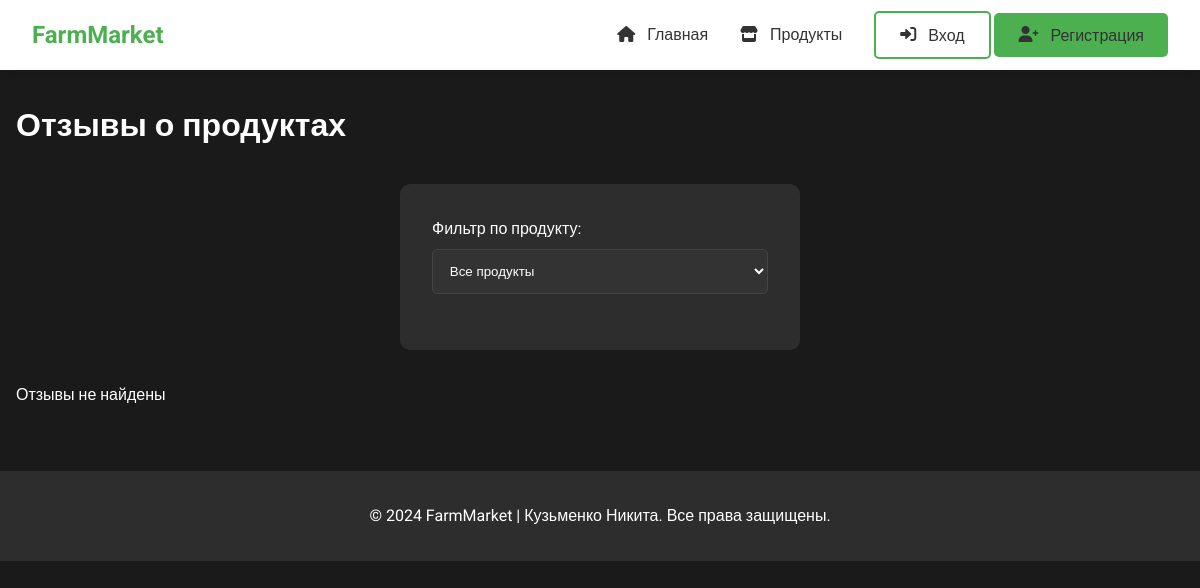
The app's page /reviews, older data.
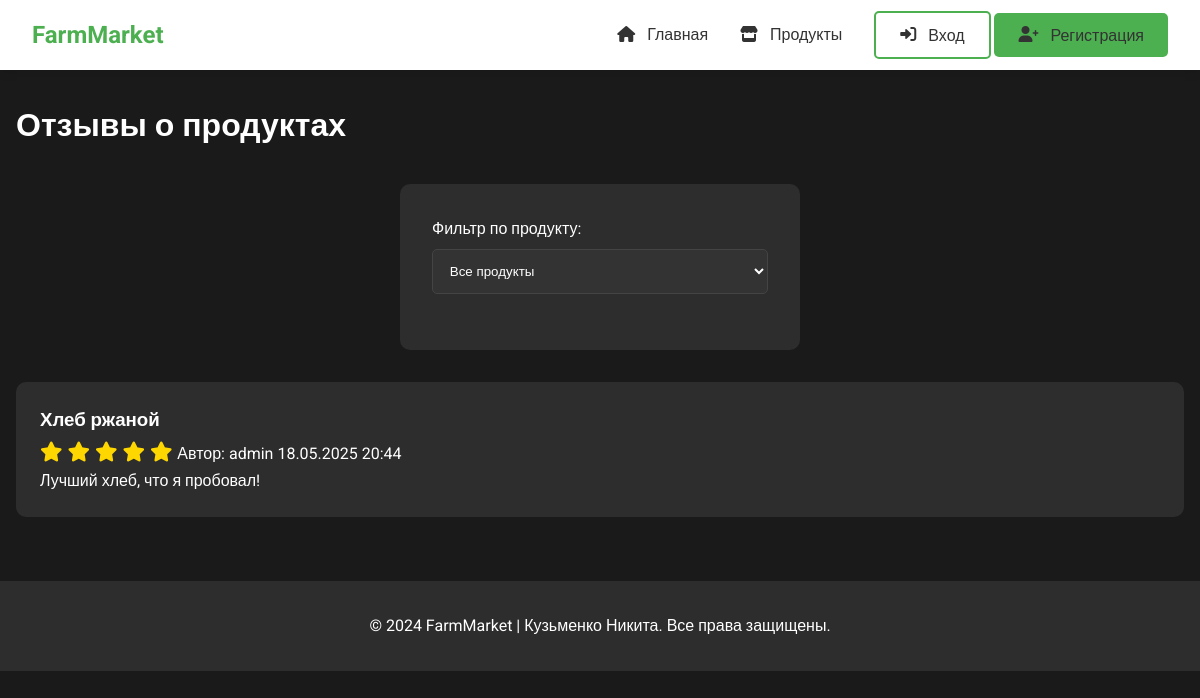
The same page, newer data.
### application/db.py (models this page shows, shortened)
class Reviews(db.Model):
    id = db.Column(db.Integer, primary_key=True)
    product_id = db.Column(db.Integer, db.ForeignKey('product.id'), nullable=False)
    user_id = db.Column(db.Integer, db.ForeignKey('user.id'), nullable=False)
    rating = db.Column(db.Integer, nullable=False)
    comment = db.Column(db.Text, nullable=True)
    created_at = db.Column(db.DateTime, default=datetime.now())
    product = db.relationship('Product', backref=db.backref('reviews', lazy=True))

class Product(db.Model):
    id = db.Column(db.Integer, primary_key=True)
    name = db.Column(db.String(150), nullable=False)
    description = db.Column(db.Text, nullable=True)
    price = db.Column(db.Float, nullable=False)
    count = db.Column(db.Integer, nullable=False)
    seller_id = db.Column(db.Integer, db.ForeignKey('user.id'), nullable=False)
    category_id = db.Column(db.Integer, db.ForeignKey('category.id'), nullable=False)
    image = db.Column(db.String(255), nullable=True)
    category = db.relationship('Category', backref=db.backref('products', lazy=True))

class User(db.Model, UserMixin):
    id = db.Column(db.Integer, primary_key=True)
    name = db.Column(db.String(100), nullable=False)
    surname = db.Column(db.String(100), nullable=False)
    email = db.Column(db.String(120), unique=True, nullable=False)
    password_hash = db.Column(db.String(128))
    role = db.Column(db.String(20), default='user') # roles: user, seller, admin
    is_active = db.Column(db.Boolean, default=True)
    created_at = db.Column(db.DateTime, default=datetime.now())
    @property
    def password(self):
        raise AttributeError('Password is not a readable attribute')
    products = db.relationship('Product', backref='seller', lazy=True)
    orders = db.relationship('Orders', backref='user', lazy=True)
    reviews = db.relationship('Reviews', backref='user', lazy=True)
    cart = db.relationship('Cart', backref='user', lazy=True, uselist=False)

### application/views.py (the view)
@app.route('/reviews')
def reviews_list():
    product_id = request.args.get('product', type=int)
    user_id = request.args.get('user', type=int)
    query = Reviews.query
    if product_id:
        query = query.filter(Reviews.product_id == product_id)
    if user_id:
        query = query.filter(Reviews.user_id == user_id)
    reviews = query.join(Product).order_by(Reviews.created_at.desc()).all()
    products = Product.query.all()
    return render_template('reviews/list.html',
                         reviews=reviews,
                         products=products,
                         selected_product=product_id)

### templates/reviews/list.html (shortened to what this page needs)
{% extends 'base.html' %}
{% block content %}
<div class="page-header">
    <h1>Отзывы о продуктах</h1>
</div>
<div class="reviews-filters">
    <form method="GET" class="filter-form">
        <div class="form-group">
            <label>Фильтр по продукту:</label>
            <select name="product" class="form-control" onchange="this.form.submit()">
                <option value="">Все продукты</option>
            </select>
        </div>
    </form>
</div>
<div class="reviews-list">
    {% if reviews %}
        {% for review in reviews %}
        <div class="review-card">
            <div class="review-header">
                <h3>{{ review.product.name }}</h3>
                <div class="review-meta">
                    <span class="rating">
                        {% for i in range(5) %}
                            {% if i < review.rating %}
                                <i class="fas fa-star"></i>
                            {% else %}
                                <i class="far fa-star"></i>
                            {% endif %}
                        {% endfor %}
                    </span>
                    <span class="author">Автор: {{ review.user.name }}</span>
                    <span class="date">{{ review.created_at.strftime('%d.%m.%Y %H:%M') }}</span>
                </div>
            </div>
            <div class="review-content">
                <p>{{ review.comment }}</p>
            </div>
        </div>
        {% endfor %}
    {% else %}
        <div class="no-reviews">
            <p>Отзывы не найдены</p>
        </div>
    {% endif %}
</div>
{% endblock %}

Row changes from the older to the newer data that the page shows:
added Reviews: product.name "Хлеб ржаной", rating 5 (drawn), user.name "admin", created_at "18.05.2025 20:44", comment "Лучший хлеб, что я пробовал!"
Text that changed along with them:
text no longer shown: "Отзывы не найдены"
